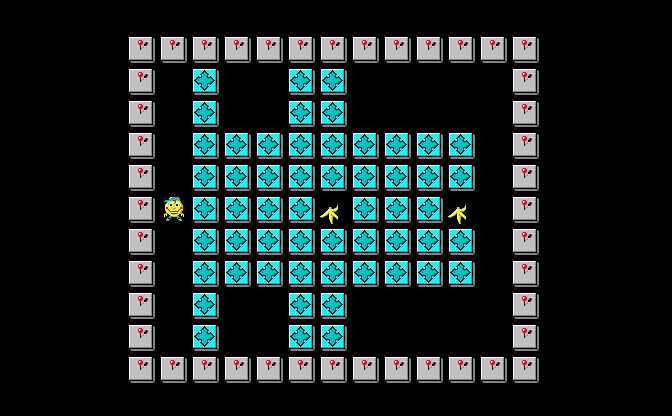

Rendered tile map (Tiled .tmx) drawn with the repository's tilesets; below, a short description and the full map source, tile grids included:
An orthogonal 21x13 tile map with 32x32 px tiles, 1 tile layer (Tile Layer 1).

<map version="1.9" tiledversion="1.9.1" orientation="orthogonal" renderorder="right-down" width="21" height="13" tilewidth="32" tileheight="32" infinite="0" nextlayerid="2" nextobjectid="1">
 <tileset firstgid="1" source="banania.tsx" />
 <layer id="1" name="Tile Layer 1" width="21" height="13">
  <data encoding="csv">
0, 0, 0, 0, 0, 0, 0, 0, 0, 0, 0, 0, 0, 0, 0, 0, 0, 0, 0, 0, 0
, 0, 0, 0, 0, 3, 3, 3, 3, 3, 3, 3, 3, 3, 3, 3, 3, 3, 0, 0, 0, 0
, 0, 0, 0, 0, 3, 0, 5, 0, 0, 5, 5, 0, 0, 0, 0, 0, 3, 0, 0, 0, 0
, 0, 0, 0, 0, 3, 0, 5, 0, 0, 5, 5, 0, 0, 0, 0, 0, 3, 0, 0, 0, 0
, 0, 0, 0, 0, 3, 0, 5, 5, 5, 5, 5, 5, 5, 5, 5, 0, 3, 0, 0, 0, 0
, 0, 0, 0, 0, 3, 0, 5, 5, 5, 5, 5, 5, 5, 5, 5, 0, 3, 0, 0, 0, 0
, 0, 0, 0, 0, 3, 1, 5, 5, 5, 5, 4, 5, 5, 5, 4, 0, 3, 0, 0, 0, 0
, 0, 0, 0, 0, 3, 0, 5, 5, 5, 5, 5, 5, 5, 5, 5, 0, 3, 0, 0, 0, 0
, 0, 0, 0, 0, 3, 0, 5, 5, 5, 5, 5, 5, 5, 5, 5, 0, 3, 0, 0, 0, 0
, 0, 0, 0, 0, 3, 0, 5, 0, 0, 5, 5, 0, 0, 0, 0, 0, 3, 0, 0, 0, 0
, 0, 0, 0, 0, 3, 0, 5, 0, 0, 5, 5, 0, 0, 0, 0, 0, 3, 0, 0, 0, 0
, 0, 0, 0, 0, 3, 3, 3, 3, 3, 3, 3, 3, 3, 3, 3, 3, 3, 0, 0, 0, 0
, 0, 0, 0, 0, 0, 0, 0, 0, 0, 0, 0, 0, 0, 0, 0, 0, 0, 0, 0, 0, 0
</data>
 </layer>
</map>
